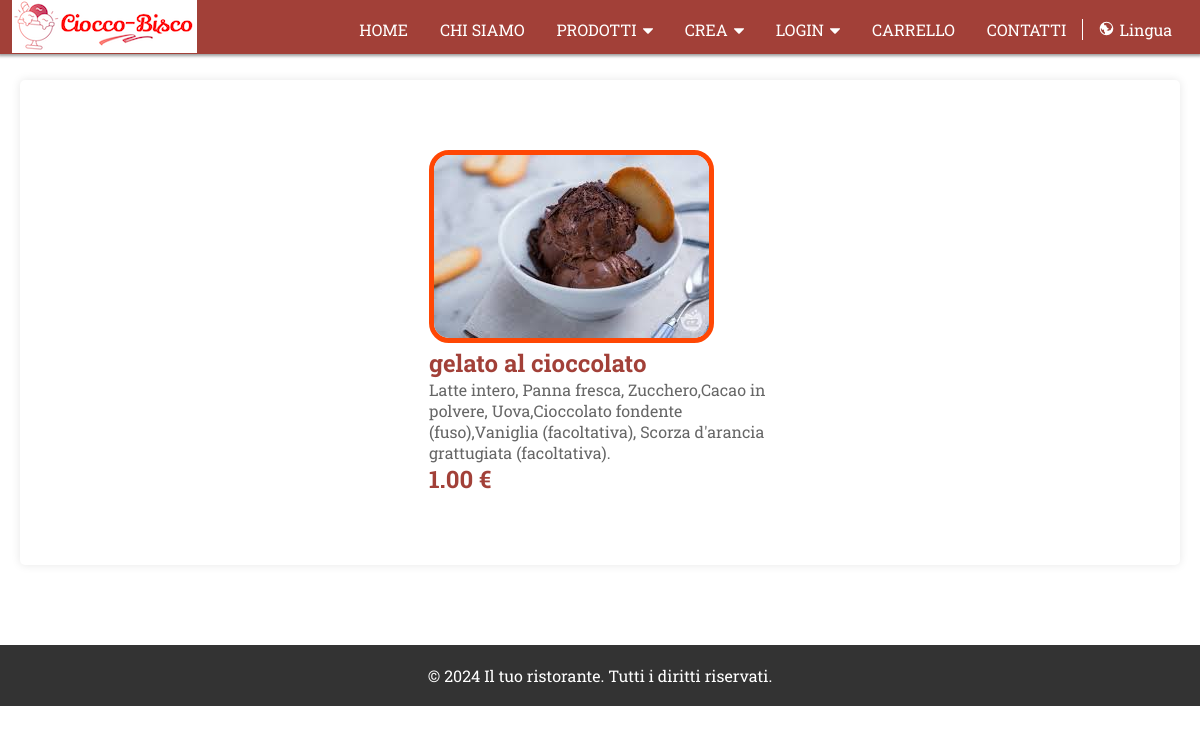
The app's page /progettoPHP/ingredienti.php?gusto=cioccolato with its own data.
### tables this page shows
CREATE TABLE `gusti` (
  `id` int(11) unsigned NOT NULL AUTO_INCREMENT,
  `g_nome` varchar(40) NOT NULL,
  `g_titolo` varchar(255) NOT NULL,
  `g_desc` varchar(255) NOT NULL,
  `g_prezzo` decimal(10,2) NOT NULL,
  `g_moneta` varchar(11) NOT NULL,
  `g_name` varchar(40) NOT NULL,
  `g_title` varchar(255) NOT NULL,
  `g_descr` varchar(255) NOT NULL,
  `g_price` decimal(10,2) NOT NULL,
  `g_money` varchar(11) NOT NULL,
  `g_image` varchar(200) NOT NULL,
  `g_tipo` int(11) NOT NULL,
  PRIMARY KEY (`id`)
);

### progettoPHP/ingredienti.php (the view, shortened to what this page needs)
<!DOCTYPE html>
<html lang="it">
<?php include 'header.php'; ?>
<body>
  <div class="container">
    <div class="contenuto">
      <div class="column-gusti">
        <?php
        $nomegusto = $_GET['gusto'];
        $query = "SELECT * FROM gusti where g_nome='$nomegusto';";
        $result = $Dbconn->query($query);
        while ($row = $result->fetch_assoc()) {
          $titolo = $row['g_titolo'];
          $descrizione = $row['g_desc'];
          $prezzo = $row['g_prezzo'];
          $moneta = $row['g_moneta'];
          $imagePath = $row['g_image'];
          echo '<img src="' . $imagePath . '" alt="Immagine">';
          echo "<h1>$titolo</h1>";
          echo "<p> $descrizione</p>";
          echo "<h1>$prezzo  $moneta</h1>";
        }
        ?>
      </div>
    </div>
  </div>
</body>
<?php include 'footer.php'; ?>
</html>

### progettoPHP/style.css (style rules this page uses)
html, body, div, span, applet, object, iframe, h1, h2, h3, h4, h5, h6, p, blockquote, pre, a, abbr, acronym, address, big, cite, code, del, dfn, em, font, img, ins, kbd, q, s, samp, small, strike, strong, sub, sup, tt, var, b, u, i, center, dl, dt, dd, ol, ul, li, fieldset, form, label, legend, table, caption, tbody, tfoot, thead, tr, th, td, video { margin: 0; padding: 0; border: 0; outline: 0; font-size: 100%; vertical-align: baseline; background: transparent; }
img { max-width: 100%; height: auto; }
html,body { font-family: 'Roboto Slab', serif; color:#666 ; height:100%; width:100%; }
h1 { font-size: 1.5em; text-align:left; font-weight: bold; color:#A24038; }
.container .contenuto { max-width:1200px; padding: 70px 10px; margin: 20px auto; justify-content: space-evenly; background-color: #fff; border-radius: 5px; box-shadow: 0 0 10px rgba(0, 0, 0, 0.1); display: flex; }
.container { max-width: 2000px; padding: 60px 20px; background-color: #fff; border-radius: 5px; }
.container .contenuto .column-gusti { flex-basis: 30%; }
.container .contenuto .column-gusti img { color: #B3453E ; max-width: 100%; height: auto; border: 5px solid #ff4704; border-radius: 20px; }

### records on screen
gusti: g_image (picture), g_titolo "gelato al cioccolato", g_desc "Latte intero, Panna fresca, Zucchero,Cacao in polvere, Uova,Cioccolato fondente (fuso),Vaniglia (facoltativa), Scorza d'arancia grattugiata (facoltativa).", g_prezzo "1.00", g_moneta "€"
